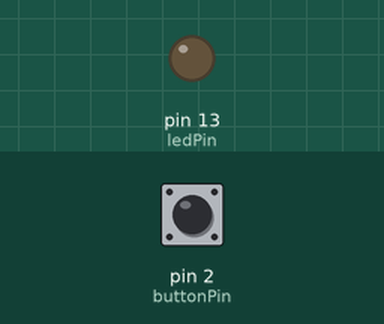
The sketch below on a simulated Arduino Uno, built with avr-gcc and run on an emulated ATmega328P. On the bench: output pins drawn as LEDs (lit = HIGH). Inputs (shaded band) come from the test bench; at power-on: pin 2 (buttonPin) LOW.

Above: at 1.2 s.
1.3 s: pin 2 (buttonPin) pulled HIGH for 0.15 s
At 1.42 s:
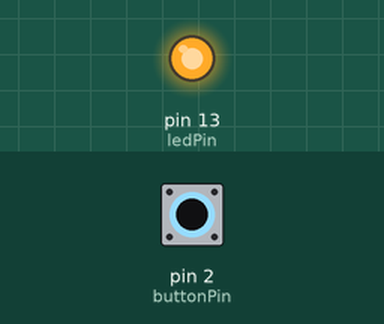
3.0 s: pin 2 (buttonPin) pulled HIGH for 3.2 s
At 7.6 s:
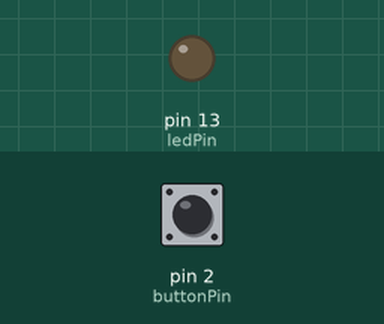
Timing chart, 0 to 9.1 s (numbered marks = the images above; inputs shaded):
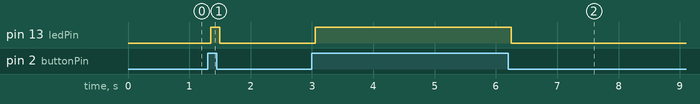

The sketch:

sketch_apr10a.ino
```cpp
const int buttonPin = 2; // Chân số 2 nối với nút bấm
const int ledPin = 13;   // Chân số 13 nối với đèn LED

int lastButtonState = LOW; // Trạng thái nút bấm lúc trước

void setup() {
  pinMode(ledPin, OUTPUT);  // Khai báo chân LED là đầu ra
  pinMode(buttonPin, INPUT);// Khai báo chân nút bấm là đầu vào
}

void loop() {
  int buttonState = digitalRead(buttonPin); // Đọc xem nút có được bấm không

  // Nếu trạng thái nút bị thay đổi
  if (buttonState != lastButtonState) {
    delay(50); // Chờ 50 mili-giây để chống nhiễu (Debounce)
    buttonState = digitalRead(buttonPin); // Đọc lại cho chắc chắn

    if (buttonState == HIGH) {
      digitalWrite(ledPin, HIGH); // Bật đèn
    } else {
      digitalWrite(ledPin, LOW);  // Tắt đèn
    }
  }
  lastButtonState = buttonState; // Lưu lại trạng thái nút bấm
}
```

Measured:
- after the input at 1.3 s, pin 13 (ledPin): LOW → HIGH after 0.05 s, → LOW 0.15 s later
- after the input at 3.0 s, pin 13 (ledPin): LOW → HIGH after 0.05 s, → LOW 3.2 s later
